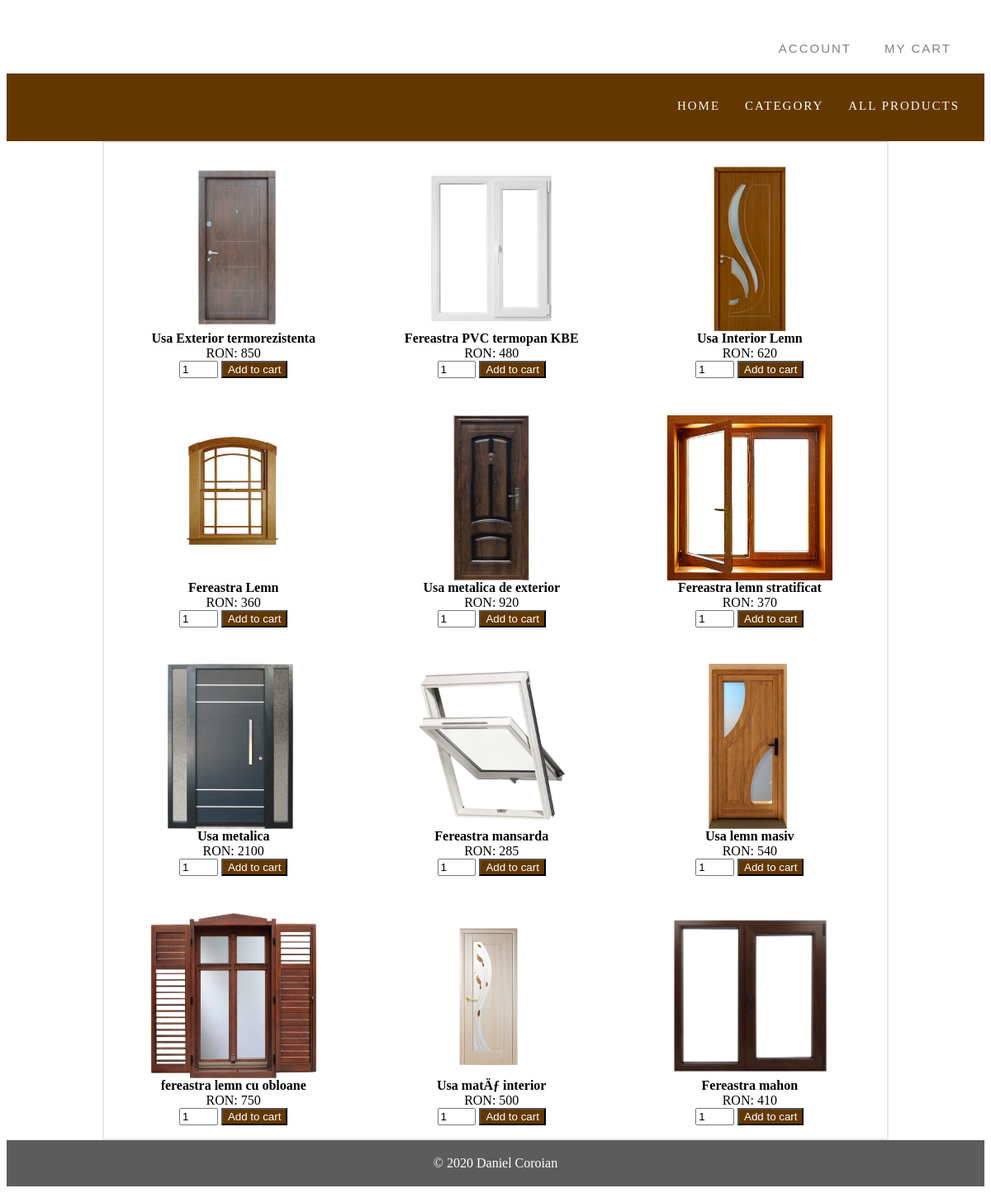
/products.php, run on the app's committed database.
### tables this page shows
CREATE TABLE IF NOT EXISTS `products` (
  `id` int(8) NOT NULL AUTO_INCREMENT,
  `name` varchar(40) NOT NULL,
  `image` text NOT NULL,
  `price` double(8,2) NOT NULL,
  `category` varchar(30) DEFAULT NULL,
  `description` varchar(1000) DEFAULT NULL,
  `dimensions` varchar(50) DEFAULT NULL,
  PRIMARY KEY (`id`)
);

### functions.php (called while the page is built, shortened)
<?php
	require_once "conection.php";
	class functionsCart extends conection{
		function getAllProducts(){
			$query="SELECT * FROM products;";
			$allProducts=$this->getResults($query);
			return $allProducts;
		}
	}
?>

### products.php (the view, shortened to what this page needs)
<?php
	require_once "functions.php";
?>
<html>
	<head>
		<link rel="stylesheet" href="style.css">
	</head>
	<body>
		<?=navbar()?>
		<div class="container">
			<?php
				$functionsCart = new functionsCart();
				$allProducts = $functionsCart -> getAllProducts();
			?>
			<div class="some_prducts">
				<?php
					if(!empty($allProducts)){
						foreach($allProducts as $key => $values){
				?>
				<div class="itemsCategory">
								<form method="post" action="cart.php?action=add&id=<?php echo $allProducts[$key]["id"]; ?>">
									<div class="image">
										<a href='item.php?id=<?php echo $allProducts[$key]['id']?>'>
											<img src="images/<?php echo $allProducts[$key]["image"]; ?>" width="200" height="200" alt="<?php echo $allProducts[$key]['name']?>">
										</a>
									</div>
									<div class="name_product">
										<strong><a href='item.php?id=<?php echo $allProducts[$key]['id']?>'><?php echo $allProducts[$key]["name"]; ?></a></strong>
									</div>
									<div class="price">
										<?php echo "RON: ".$allProducts[$key]["price"]; ?>
									</div>
									<div class="quantity_submit">
										<input type="number" name="quantity" value="1" size="1" />
										<input type="submit" value="Add to cart" />
									</div>
								</form>
				</div>
			<?php
									}
							}
			?>
			</div>
		</div>
		<?=footer()?>
	</body>
</html>

### conection.php (shortened to what this page needs)
<?php
	class conection
	{
		private $host = "localhost";
		private $user = "root";
		private $password = "";
		private $database = "mystore";
		private static $connecting;
		function __construct()
		{
			$this->connecting = mysqli_connect($this->host, $this->user, $this->password, $this->database);
		}
		function getResults($query, $params=array()){
			$sql_statement=$this->connecting->prepare($query);
			$sql_statement->execute();
			$result=$sql_statement->get_result();
			if($result->num_rows > 0){
				while($row = $result->fetch_assoc()){
					$resultArray[]=$row;
				}
			}
			if(!empty($resultArray))
				return $resultArray;
		}
	}
	function navbar() {
		echo <<<EOT
		<nav class="navbar">
			<div class="firstnav">
				<ul class="firstNavList">
EOT;
						if(!isset($_SESSION['loggedin'])) {
							echo "
							<a><li class='dropdown'>
								<a id='dropbtn'>ACCOUNT</a>
									<div class='dropdown-content'>
										<a href='loginForm.php'>Login</a>
										<a href='registrationForm.php'>Register</a>
									</div>
							</li></a>";
						}
			echo <<<EOT
					<a href="cart.php"><li>My cart</li></a>
				</ul>
			</div>
			<div class="secondnav">
				<ul class="secondNavList">
					<a href="index.php"><li>HOME</li></a>
					<li class="dropdown">
						<a class="dropbtn" href="category.php" style="color:white">Category</a>
							<div class="dropdown-content">
								<a href="category.php?category=usi"
									style="text-decoration:underline;font-size:12px">Usi</a>
									<a href="category.php?category=usa_exterior" style="font-size:10px"><pre>  Exterior</pre></a>
									<a href="category.php?category=usa_interior" style="font-size:10px"><pre>  Interior</pre></a>
								<a href="category.php?category=ferestre" style="text-decoration:underline;font-size:12px">Ferestre</a>
									<a href="category.php?category=fereastra_termopan" style="font-size:10px"><pre>  Termopan</pre></a>
									<a href="category.php?category=fereastra_lemn" style="font-size:10px"><pre>  Lemn</pre></a>
							</div>
					</li>
					<a href="products.php"><li>All Products</li></a>
				</ul>
			</div>
		</nav>
EOT;
}
	function footer(){
		echo <<<EOT
			<style>
			footer {
			  text-align: center;
			  padding: 3px;
			  background-color: #5c5c5c;
			  color: white;
			}
			</style>
			<footer>
				<p>© 2020 Daniel Coroian <br>
			</footer>
EOT;
	}
?>

### style.css (style rules this page uses)
.container { background-color: white; margin: 0 auto; padding:0 auto; width: 80%; scroll-behavior: auto; border: 2px solid rgb(231, 231, 231); overflow: auto; min-height:70%; }
a { text-decoration: none; color:black; }
.quantity_submit input[type="number"] { width:15%; }
.quantity_submit input[type="submit"] { color:white; cursor:pointer; background-color:#633800; }
.image, .name_product { cursor:pointer; }
.itemsCategory { width: 33%; text-align: center; float: left; margin-top: 3%; }
.navbar { background-color: blue; width:100%; display: flex; flex-direction: column; }
.navbar .firstnav { background-color: white; }
.navbar .firstNavList { text-align: right; font-size: 12px; font-family: Verdana, Geneva, Tahoma, sans-serif; text-align: right; float:right; display: flex; flex-direction: row; text-decoration: none; padding-top:20px; padding-right: 20px; cursor: pointer; }
.firstNavList li { color:rgb(128, 128, 128); padding:10px 20px; font-size:15px; text-decoration:none; letter-spacing:2px; text-transform:uppercase; list-style-type: none; }
.firstNavList a li { text-decoration:none; }
.navbar .secondnav { background-color: #633800; padding-bottom: 3px; }
.navbar .secondNavList { height: 20%; list-style-type: none; padding-right: 10px; margin-right: 5px; float:right; display: flex; flex-direction: row; }
.secondNavList li { color:rgb(248, 245, 245); padding:15px 15px; font-size:15px; text-decoration:none; letter-spacing:2px; text-transform:uppercase; cursor: pointer; }
.secondNavList a { text-decoration: none; }
li a, .dropbtn { display: inline-block; color: rgb(128, 128, 128); text-align: center; text-decoration: none; }
footer { text-align: center; padding: 3px; background-color: grey; color: white; }

### conection.php (style rules this page uses)
footer { text-align: center; padding: 3px; background-color: #5c5c5c; color: white; }

### data on the page
products: image (picture), name "Usa Exterior termorezistenta", price "850"
products: image (picture), name "Fereastra PVC termopan KBE", price "480"
products: image (picture), name "Usa Interior Lemn", price "620"
products: image (picture), name "Fereastra Lemn", price "360"
products: image (picture), name "Usa metalica de exterior", price "920"
products: image (picture), name "Fereastra lemn stratificat", price "370"
products: image (picture), name "Usa metalica", price "2100"
products: image (picture), name "Fereastra mansarda", price "285"
products: image (picture), name "Usa lemn masiv", price "540"
products: image (picture), name "fereastra lemn cu obloane", price "750"
products: image (picture), name "Usa matÄƒ interior", price "500"
products: image (picture), name "Fereastra mahon", price "410"
